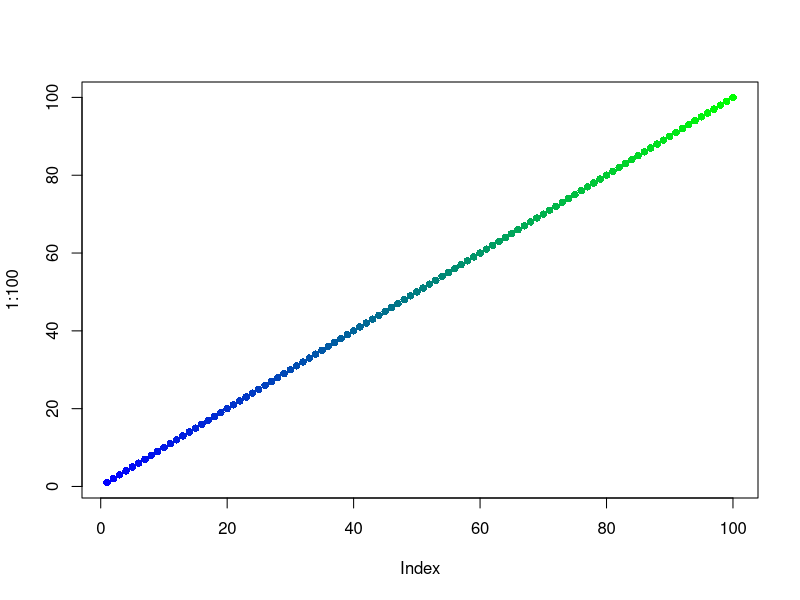
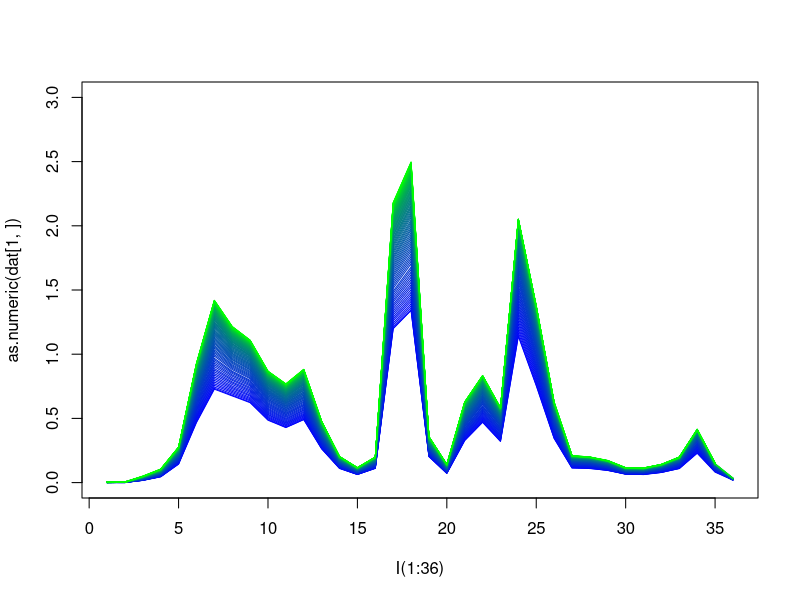
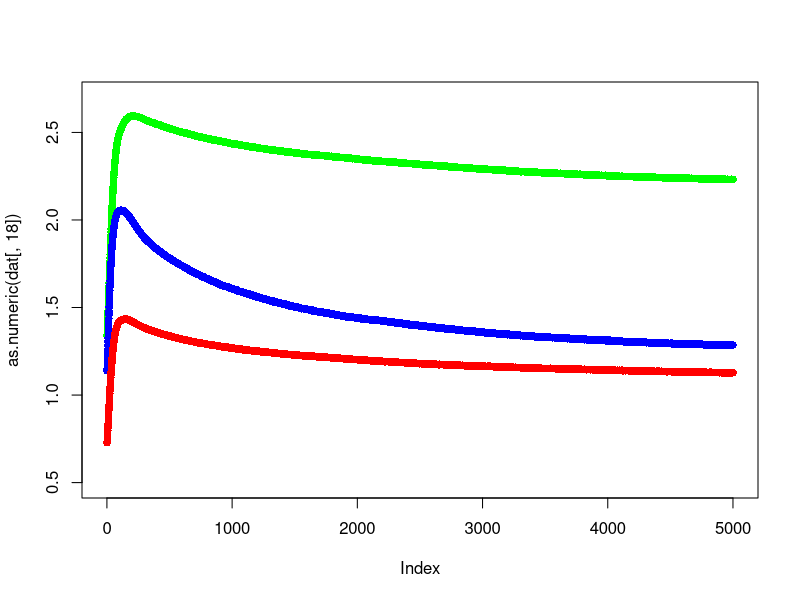

The R source for these figures, in order:

# Info colorpalette
plot(1:100, col=colorRampPalette(c("blue","green"))(100), type="p", pch=16)

#setwd("D:/Experimente/achrolabutils")

datL <- readLines("justmeasure_spec_20120208_1120.txt")

datL <- datL[-c(1:3)]

dat <- NULL
for (i in 1:5000){
    l <- substr(datL[i], 2, 738)
    dat <- rbind(dat, as.numeric(unlist(strsplit(l, ","))))
}

dat <- as.data.frame(dat)

# Plot
# Startpoint and Endpoint
startp <- 0
endp <- 100
lcolor <- colorRampPalette(c("blue","green"))(endp)
plot(as.numeric(dat[1,]) ~ I(1:36), type="l", col=lcolor[startp],
    ylim=c(0,3))
for (i in startp:endp){
    points(as.numeric(dat[i,]) ~ I(1:36), type="l", col=lcolor[i])
}

# Peaks in time
plot(as.numeric(dat[,18]), col="green", pch=16, ylim=c(.5,2.7))
points(as.numeric(dat[,24]), col="blue", pch=16)
points(as.numeric(dat[,7]), col="red", pch=16)

# TODO persp Plot (3D)
